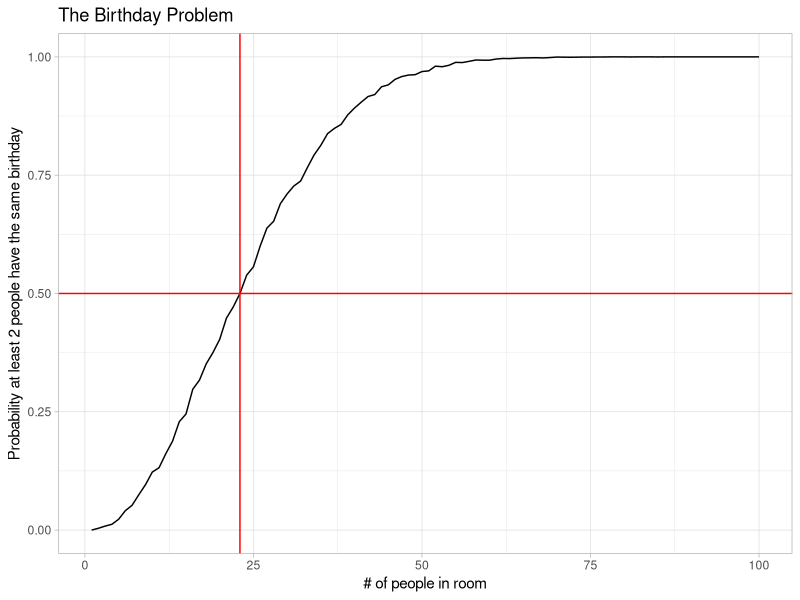

Write the R code that produced this figure.
############################################################
# The birthday problem - how many people need to be in 
# a room before the probability that at least 2 people
# share a birthday is more than 50%?
############################################################

library(ggplot2)

#################################################################
# anyDuplicated function returns 0 if no elements are duplicated
#################################################################

x <- 1:10
anyDuplicated(x) 

#################################################################
# anyDuplicated function returns the index of first duplicated 
# element if there are duplicates; otherwise it returns 0
#################################################################

x[1:2] <- 1
anyDuplicated(x) 

############################################################
## randomly select 2 birthdays, assuming 365 days / year
############################################################
s <- sample(1:365, 2, replace = TRUE)

############################################################
## function to randomly select 'n' birthdays, 
## assuming 365 days / year
############################################################
birthdays <- function(n) {
  s <- sample(1:365, n, replace = TRUE)  
  return(s)
}


#######################################################
## randomly generates 'n' birthdays
## returns TRUE if any are the same; FALSE otherwise
#######################################################
duplicate.birthdays <- function(n) {
  b <- birthdays(n)
  anyDuplicated(b) > 0
}

##################################################################
## returns the empirical probability (based on 5000 trials)
## that >1 person has the same birthday in a room with 'n' people
##################################################################
prob.duplicate <-function(n) {
    r <- replicate(5000, duplicate.birthdays(n))
    sum(r) / length(r)  
}
  

##################################################################
## plot empirical probabilities for n = 1,2, ... 100 people
##################################################################
n <- 1:100
probs <- sapply(n, prob.duplicate)

ggplot() + geom_line(aes(n, probs)) +
          ggtitle("The Birthday Problem") + 
          labs(x = "# of people in room", 
               y = "Probability at least 2 people have the same birthday") +
          theme_light() +
          geom_hline(aes(yintercept = 0.50), color = "red") +
          geom_vline(aes(xintercept = 23), color = "red")
